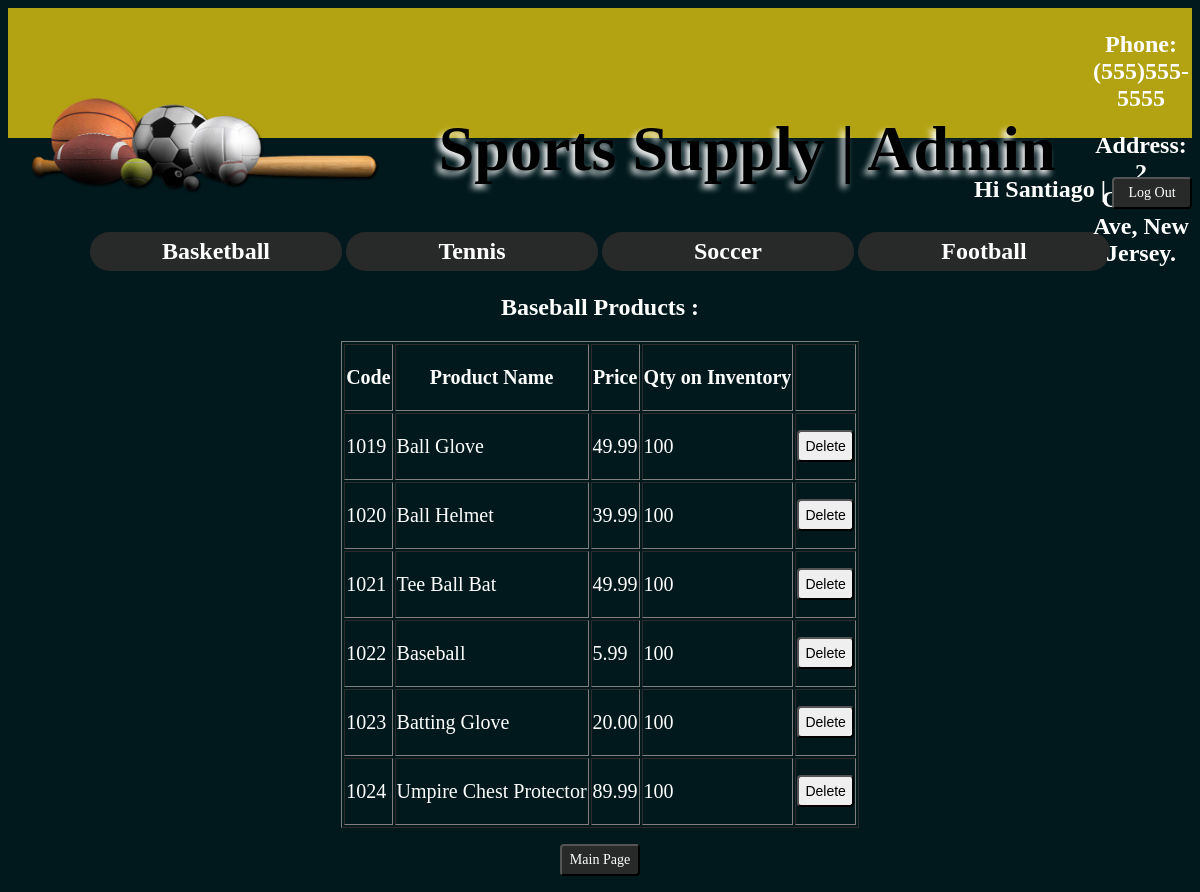
Page /Baseball-Admin.php (signed in) on the committed database.
### tables this page shows
CREATE TABLE `product` (
  `Product_ID` varchar(15) NOT NULL,
  `PName` varchar(30) NOT NULL,
  `Pquantity` int(11) NOT NULL,
  `cost` float NOT NULL,
  `description` varchar(100) NOT NULL,
  `image` varchar(30) NOT NULL,
  `Cat_type` varchar(10) NOT NULL
);

### functions.php (called while the page is built, shortened)
<?php
function get_products_by_category($Cat_type) {
    global $db;
    $query = 'SELECT * FROM product
              WHERE Cat_type = :Cat_type';
    $statement = $db->prepare($query);
    $statement->bindValue(":Cat_type", $Cat_type);
    $statement->execute();
    $products = $statement->fetchAll();
    return $products;
}
?>

### Baseball-Admin.php (the view, shortened to what this page needs)
<?php
    require('database.php');
    require('functions.php');
?>
<?php if ($_SESSION['is_valid_user'] && $_SESSION['userType'] == 'Admin') { ?>
<!DOCTYPE html>
<html>
<head>
    <link rel="stylesheet" type="text/css" href="styles.css">
</head>
<body>
    <div class="top">
        <table align="center">
            <tr>
                <td align="center" width="400"><img src="Images/logo.png" width="350" height="100"></td>
                <td width="800" align="center" >
                    <h1>Sports Supply | Admin </h1>
                </td>
                <td >
                     <h2>Phone: (555)555-5555</h2>
                     <h2>Address: 2 Central Ave, New Jersey.</h2>
                </td>
            </tr>
        </table>
    </div>
    <br>
    <h2 align="right"> Hi <?php echo $_SESSION['userName']; ?> |
            <a href="Logout.php"><button class="register" type="button">Log Out</button></a>
    </h2>
    <table align="center">
        <tr>
            <td>
                <nav><a href="Basketball-Admin.php"> Basketball </a></nav>
            </td>
            <td>
                <nav><a href="Tennis-Admin.php"> Tennis </a></nav>
            </td>
            <td>
                <nav><a href="Soccer-Admin.php"> Soccer </a></nav>
            </td>
            <td>
                <nav><a href="Football-Admin.php"> Football </a></nav>
            </td>
        </tr>
    </table>
<?php
    $Cat_type = 'BSB';
    $products = get_products_by_category($Cat_type);
?>
    <h2 align="center">Baseball Products : </h2>
        <table align="center" class="white" border="1">
            <tr>
                <th><p class="form">Code</p></th>
                <th><p class="form">Product Name</p></th>
                <th><p class="form">Price</p></th>
                <th><p class="form">Qty on Inventory</p></th>
                <th>&nbsp;</th>
            </tr>
            <?php foreach ($products as $product) : ?>
            <tr>
                <td><p class="form"><?php echo $product['Product_ID']; ?></p></td>
                <td><p class="form"><?php echo $product['PName']; ?></p></td>
                <td><p class="form"><?php echo number_format($product['cost'],2); ?></p></td>
                <td><p class="form"><?php echo $product['Pquantity']; ?></p></td>
                <td><form action="deleteProduct.php" method="post">
                    <input type="submit" value="Delete">
                </form></td>
            </tr>
            <?php endforeach; ?>
        </table>
        <p align="center"><a href="admin.php"><button class="register" type="button">Main Page</button></a></p>
</body>
</html>
<?php }
    else{
        header("Location:index.php");
    }
?>

### styles.css (style rules this page uses)
div.top { background-color: #B3A211; height: 130px; text-align: center; vertical-align: center; }
body { background-color: #01191D; }
h1 { color: black; text-shadow: -4px 4px 6px white; font-size: 400% }
h2 { color: white; font-family: cursive; }
td { vertical-align: center; }
button { padding: 6px; font-size: 14px; border-radius: 4px; }
input { padding: 6px; font-size: 14px; border-radius: 4px; }
p.form { font-size: 20px; font-family: cursive; color: white; }
button.register { background-color: #282929; color: white; font-family: cursive; font-size: 14px; border-radius: 4px; width: 80px; }
nav { font-weight: bold; background-color: #282929; text-align: center; width: 10em; font-size: 150%; padding: 6px; border-radius: 30px; }
a { text-decoration: none; color: white; }

### rows in the picture
product: Product_ID "1019", PName "Ball Glove", cost "49.99", Pquantity "100"
product: Product_ID "1020", PName "Ball Helmet", cost "39.99", Pquantity "100"
product: Product_ID "1021", PName "Tee Ball Bat", cost "49.99", Pquantity "100"
product: Product_ID "1022", PName "Baseball", cost "5.99", Pquantity "100"
product: Product_ID "1023", PName "Batting Glove", cost "20.00", Pquantity "100"
product: Product_ID "1024", PName "Umpire Chest Protector", cost "89.99", Pquantity "100"

### other values in the picture
$_SESSION['userName'] "Santiago"
